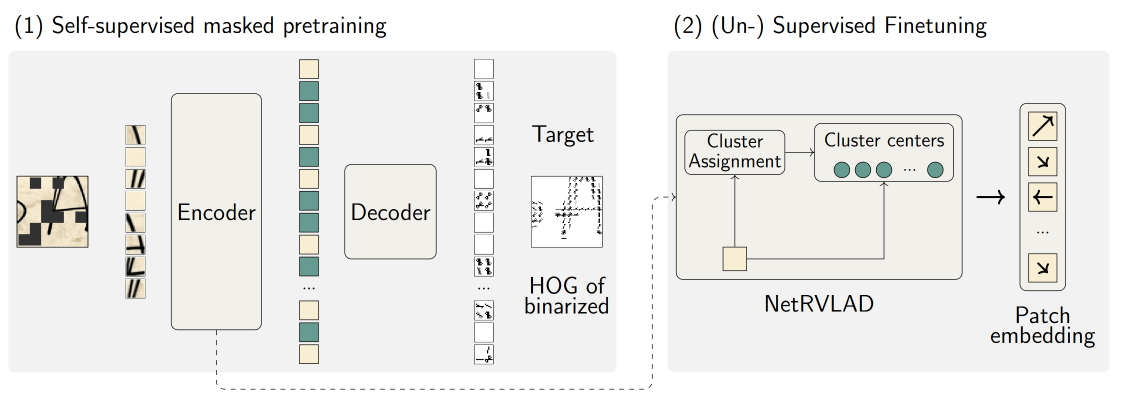
#> input picture assets/header.png, 2261 x 826 px (shown at 1/2 size)
$ python extract_patches_only.py --in_dir ../assets --out_dir out
#> lines starting #> are read from the running program, lines starting #| are printed output that depends on the picture; after the words box and inside, x2 and y2 are one past the last pixel; in counts of white or black regions, pixels touching at a corner belong together
from pathlib import Path
import cv2
import numpy as np
from joblib import Parallel, delayed
import multiprocessing
import os
import glob
import logging
import sklearn.preprocessing
from sklearn.decomposition import PCA
from tqdm import tqdm


IMG_EXTENSIONS = [
    '.jpg', '.JPG', '.jpeg', '.JPEG',
    '.png', '.PNG', '.ppm', '.PPM', '.bmp', '.BMP', '.tif', '.tiff', '.TIF', '.TIFF'
]


def is_image_file(filename):
    return any(filename.endswith(extension) for extension in IMG_EXTENSIONS)

def black_pixels(img):
    return np.sum(img == 0)
def white_pixels(img):
    return np.sum(img==255)


def calc_features(input_img, arguments):
#> called with input_img = '../assets/header.png'
    img = cv2.imread(input_img)
#> img is the input picture: shape (826, 2261, 3); mean B, G, R 235.9, 237.4, 237.7

    if arguments.scale != -1:
        scale = arguments.scale
        height = img.shape[0] * scale
        width = img.shape[1] * scale
        new_size_mask = (int(width), int(height))
        img = cv2.resize(img, new_size_mask, interpolation=cv2.INTER_CUBIC)

    img_gray = cv2.cvtColor(img, cv2.COLOR_BGR2GRAY)
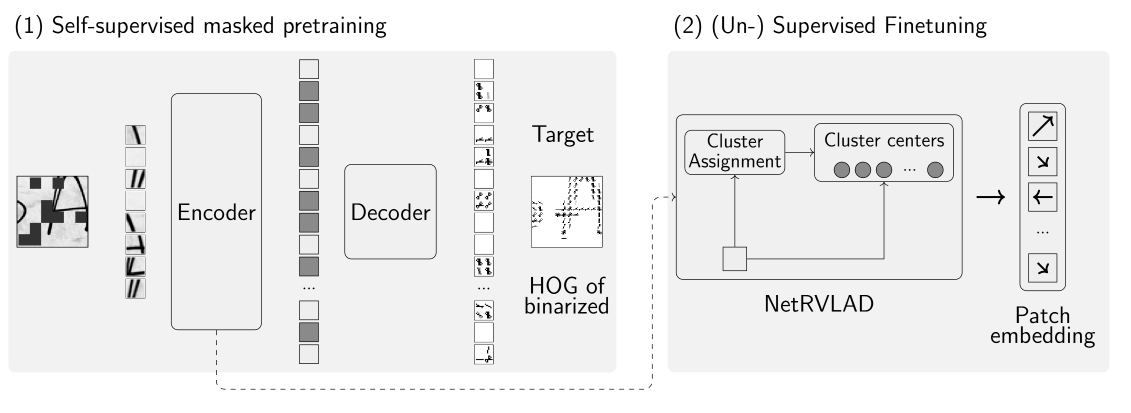
#> img_gray: shape (826, 2261) (shown at 1/2 size); min 0, max 255, mean 237.3
    img = img_gray.copy()

    sift = cv2.SIFT_create(sigma=args.sigma)
    kp = sift.detect(img_gray, None)
#> kp = 2212 keypoints; strongest (x, y, size): (322, 35, 2.9), (1921, 35, 2.9), (1684, 35, 2.8), (1800, 35, 2.8)
    _, img_bin = cv2.threshold(img, 0, 255, cv2.THRESH_BINARY + cv2.THRESH_OTSU)
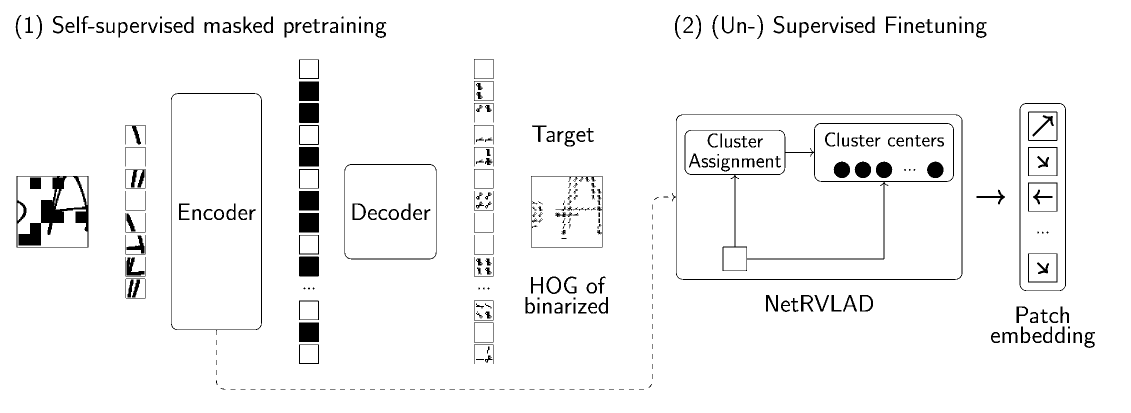
#> img_bin: shape (826, 2261) (shown at 1/2 size); 96% white; 378 black regions (103 under 20 px), largest, box (x1, y1, x2, y2) and area: (33, 352, 177, 495) 6589, (1369, 246, 1908, 542) 4027, (1344, 229, 1925, 560) 2708


    def filter_keypoint(point):
        return point
        # if 3 < point.size < 10:
        #     return point
        # return point


    new_kp = []
    uniq_kp = []

    num_pixel = arguments.win_size ** 2

    for p in kp:
        point = (int(p.pt[0]), int(p.pt[1]))

        roi = get_image_patch(img_bin, point[0], point[1], arguments)

        if roi is None:
            continue

        if arguments.centered:
            if img_bin[point[1], point[0]] != 0:
                continue

        if arguments.black_pixel_thresh != -1:
            if black_pixels(roi) > (arguments.black_pixel_thresh * num_pixel):
                continue

        if arguments.white_pixel_thresh != -1:
            if white_pixels(roi) > (arguments.white_pixel_thresh * num_pixel):
                continue


        if not point in uniq_kp and filter_keypoint(p):
            new_kp.append(p)
            uniq_kp.append(point)
#> this loop made 2212 passes
#> (p, point) on passes 1 to 3: (keypoint at (28.1, 479.4), size 9.1, (28, 479)), (keypoint at (35.3, 443.9), size 3.8, (35, 443)), (keypoint at (35.4, 403.3), size 4.1, (35, 403))
#> pass 1, in get_image_patch, `roi = img[py - half_win_size:py + half_win_size, px - half_win_size:px..`:
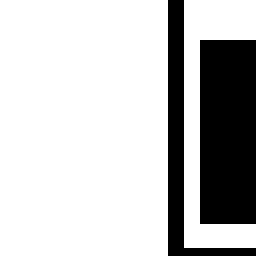
#> roi: shape (32, 32) (shown 8 times larger); 77.1% white; 2 black regions, box (x1, y1, x2, y2) and area: (25, 5, 32, 28) 161, (21, 0, 32, 32) 73
#> pass 2, in get_image_patch (call 2), `roi = img[py - half_win_size:py + half_win_size, px - half_win_size:px..`:
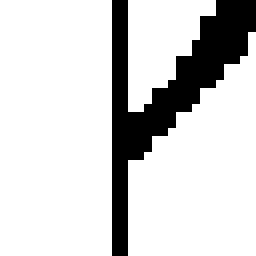
#> roi: shape (32, 32) (shown 8 times larger); 82.7% white; 1 black region, box (x1, y1, x2, y2) and area: (14, 0, 32, 32) 177
#> pass 3, in get_image_patch (call 3), `roi = img[py - half_win_size:py + half_win_size, px - half_win_size:px..`:
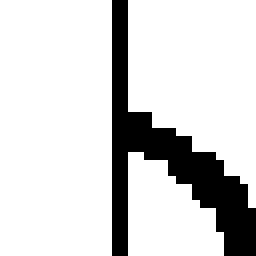
#> roi: shape (32, 32) (shown 8 times larger); 83.4% white; 1 black region, box (x1, y1, x2, y2) and area: (14, 0, 32, 32) 170
#> after the loop, new_kp = 1414 keypoints; strongest (x, y, size): (322, 35, 2.9), (1921, 35, 2.9), (1684, 35, 2.8), (1800, 35, 2.8); uniq_kp = 1414 pairs, first value 28 to 2187, second value 33 to 724

    _, desc = sift.compute(img_gray, new_kp)

    desc = sklearn.preprocessing.normalize(desc, norm='l1')
    desc = np.sign(desc) * np.sqrt(np.abs(desc))
    desc = sklearn.preprocessing.normalize(desc, norm='l2')
    if len(new_kp) == 0:
        print(f'No keypoints for  {os.path.splitext(os.path.basename(input_img))[0]}')
    # print(f'{len(new_kp)} out of {len(kp)} for {os.path.splitext(os.path.basename(input_img))[0]}')
    kp_tupple = [(p, desc[i]) for i, p in enumerate(uniq_kp)]
#> kp_tupple = 1414 items


    return kp_tupple


def get_image_patch(img, px, py, arguments):
    half_win_size = int(arguments.win_size / 2)
    if not (half_win_size < px < img.shape[1] - half_win_size and half_win_size < py < img.shape[0] - half_win_size):
        # if px - half_win_size < 0 or px + half_win_size > img.shape[1] or py - half_win_size < 0 or py + half_win_size > img.shape[0]:
        return None

    roi = img[py - half_win_size:py + half_win_size, px - half_win_size:px + half_win_size]
    assert roi.shape == (half_win_size * 2, half_win_size * 2), 'shape of the roi is not (%d,%d). It is (%d,%d)' % \
                                                                (half_win_size * 2, half_win_size * 2,
                                                                 roi.shape[0], roi.shape[1])
    return roi


def extract_patches(filename, tup, args):
    if len(tup) > args.patches_per_page and args.patches_per_page != -1:
        idx = np.linspace(0, len(tup) - 1, args.patches_per_page, dtype=np.int32)
        tup = [tup[i] for i in idx]

    points, _ = zip(*tup)

    img = cv2.imread(filename)
    img = cv2.cvtColor(img, cv2.COLOR_BGR2GRAY)

    if args.scale != -1:
        scale = args.scale
        height = img.shape[0] * scale
        width = img.shape[1] * scale
        new_size_mask = (int(width), int(height))
        img = cv2.resize(img, new_size_mask, interpolation=cv2.INTER_CUBIC)
    _, img_bin = cv2.threshold(img, 0, 255, cv2.THRESH_BINARY + cv2.THRESH_OTSU)


    count = 0
    for p in points:
        roi = get_image_patch(img_bin, p[0], p[1], args)
        if roi is None:
            continue
        n = Path(filename).stem.replace('Apa_Rhasios', 'ApaRhasios')
        out_path = os.path.join(args.out_dir[0], os.path.splitext(os.path.basename(filename))[0],
                                n + '_' + str(count) + '.png')

        count = count + 1
        cv2.imwrite(out_path, roi)


if __name__ == "__main__":
    import argparse
    import pickle

    logging.basicConfig(level=logging.INFO, format='%(asctime)s %(levelname)s %(message)s ')

    parser = argparse.ArgumentParser(description="extract patches from images")
    parser.add_argument('--in_dir', metavar='in_dir', dest='in_dir', type=str, nargs=1,
                        help='input directory', required=True)
    parser.add_argument('--out_dir', metavar='out_dir', dest='out_dir', type=str, nargs=1,
                        help='output directory', required=True)
    parser.add_argument('--win_size', metavar='win_size', dest='win_size', type=int, nargs='?',
                        help='size of the patch',
                        default=32)
    parser.add_argument('--patches_per_page', metavar='patches_per_page', dest='patches_per_page', type=int, nargs='?',
                        help='maximal number of patches per page (-1 for no limit)',
                        default=-1)
    parser.add_argument('--scale', type=float, help='scale images up or down',
                        default=-1)
    parser.add_argument('--sigma', type=float, help='blur factor for SIFT',
                        default=1.6)
    parser.add_argument('--black_pixel_thresh', type=float, help='if more black_pixel_thresh percent of the pixels are black -> discard',
                        default=-1)
    parser.add_argument('--white_pixel_thresh', type=float, help='if more than white_pixel_thresh percent of the pixels are white -> discard',
                        default=0.99)
    parser.add_argument('--centered', type=bool, help='filter patches whose keypoints are not located on handwriting, only for binarized datasets',
                    default=False)


    args = parser.parse_args()


    assert os.path.exists(args.in_dir[0]), 'in_dir {} does not exist'.format(args.in_dir[0])


    if not os.path.exists(args.out_dir[0]):
        logging.info('creating directory %s' % args.out_dir[0])
        os.mkdir(args.out_dir[0])

    assert len(os.listdir(args.out_dir[0])) == 0, 'out_dir is not empty'

    assert args.win_size % 2 == 0, 'win_size must be even'

    num_cores = int(multiprocessing.cpu_count() / 2)
    num_cores = 10
    path_to_centers = ''

    files = [f for f in glob.glob(args.in_dir[0] + '/**/*.*', recursive=True) if os.path.isfile(f) and is_image_file(f)]

    assert len(files) > 0, 'no images found'
    logging.info('Found {} images'.format(len(files)))

    logging.info('calculating features for images in %s (number of cores:%d)' % (args.in_dir, num_cores))
    results = []
    results = Parallel(n_jobs=num_cores, verbose=9)(delayed(calc_features)(f, args) for f in files)
#> results = 1 item

    logging.info('collecting descriptors')
    desc_list = []
    kp_list = []
    fn_list = []

    for r, f in tqdm(zip(results, files)):
        if len(r) == 0:
            logging.warning('no keypoints found in file {} '.format(f))
        for kp, desc in r:
            kp_list.append(kp)
            desc_list.append(desc)
            fn_list.append(f)
#> this loop made 1 pass
#> after the loop, desc_list = 1414 items; fn_list = 1414 items, first 6: '../assets/header.png', '../assets/header.png', '../assets/header.png', '../assets/header.png', '../assets/header.png', '../assets/header.png'; kp_list has the same summary as uniq_kp in calc_features

    logging.info('creating labels directories in output directory')
    for fn in set(fn_list):
        f_name = os.path.splitext(os.path.basename(fn))[0]
        if not os.path.exists(os.path.join(args.out_dir[0], str(f_name))):
            os.mkdir(os.path.join(args.out_dir[0], str(f_name)))
#> this loop made 1 pass

    # logging.info('copying %i (all patches per page) image patches to %s ' % (kp_list, args.out_dir[0]))
    results = Parallel(n_jobs=num_cores, verbose=9)(
        delayed(extract_patches)(filename, tup, args) for filename, tup in zip(files, results))
#> after the loop in extract_patches, `for p in points:`: count = 1414

    config_out_path = os.path.join(args.out_dir[0], 'db-creation-parameters.json')
    logging.info('writing config parameters to {}')
    with open(config_out_path, 'w') as f:
        import json

        json.dump(vars(args), f)

    out_files = [f for f in glob.glob(args.out_dir[0] + '/**/*.*', recursive=True) if os.path.isfile(f) and is_image_file(f)]
#> out_files = []
    logging.info(f'done - extracted {len(out_files)} patches')
